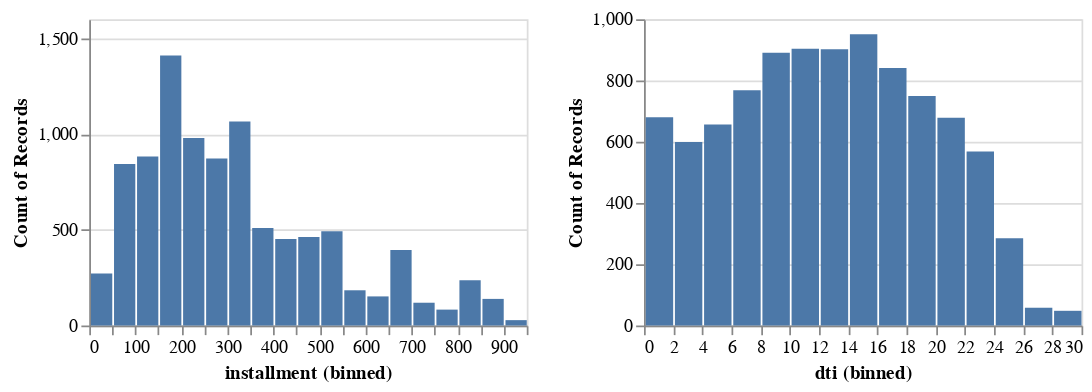

The notebook cell saved with this chart:
### Code cell
#Data distribution of selected loan features
numeric_cols_hists = alt.Chart(p2ploan_df).mark_bar().encode(
    alt.X(alt.repeat(), type='quantitative', bin=alt.Bin(maxbins=20)),  
    y='count()'
).properties(
    width=250,
    height=175
).repeat(
    ['installment', 'dti'],  
    columns=3
)

numeric_cols_hists

### Figure 1 — Vega specification as saved in the notebook (floating-point values rounded to 4 significant figures)
{"$schema": "https://vega.github.io/schema/vega/v5.json", "data": [{"name": "source_0"}, {"name": "data_0", "values": [{"__count": 749, "bin_maxbins_20_dti": 18.0, "bin_maxbins_20_dti_end": 20.0}, {"__count": 951, "bin_maxbins_20_dti": 14.0, "bin_maxbins_20_dti_end": 16.0}, {"__count": 904, "bin_maxbins_20_dti": 10.0, "bin_maxbins_20_dti_end": 12.0}, {"__count": 891, "bin_maxbins_20_dti": 8.0, "bin_maxbins_20_dti_end": 10.0}, {"__count": 841, "bin_maxbins_20_dti": 16.0, "bin_maxbins_20_dti_end": 18.0}, {"__count": 656, "bin_maxbins_20_dti": 4.0, "bin_maxbins_20_dti_end": 6.0}, {"__count": 568, "bin_maxbins_20_dti": 22.0, "bin_maxbins_20_dti_end": 24.0}, {"__count": 768, "bin_maxbins_20_dti": 6.0, "bin_maxbins_20_dti_end": 8.0}, {"__count": 902, "bin_maxbins_20_dti": 12.0, "bin_maxbins_20_dti_end": 14.0}, {"__count": 599, "bin_maxbins_20_dti": 2.0, "bin_maxbins_20_dti_end": 4.0}, {"__count": 680, "bin_maxbins_20_dti": 0.0, "bin_maxbins_20_dti_end": 2.0}, {"__count": 678, "bin_maxbins_20_dti": 20.0, "bin_maxbins_20_dti_end": 22.0}, {"__count": 285, "bin_maxbins_20_dti": 24.0, "bin_maxbins_20_dti_end": 26.0}, {"__count": 48, "bin_maxbins_20_dti": 28.0, "bin_maxbins_20_dti_end": 30.0}, {"__count": 58, "bin_maxbins_20_dti": 26.0, "bin_maxbins_20_dti_end": 28.0}]}, {"name": "data_1", "values": [{"__count": 236, "bin_maxbins_20_installment": 800.0, "bin_maxbins_20_installment_end": 850.0}, {"__count": 980, "bin_maxbins_20_installment": 200.0, "bin_maxbins_20_installment_end": 250.0}, {"__count": 510, "bin_maxbins_20_installment": 350.0, "bin_maxbins_20_installment_end": 400.0}, {"__count": 1410, "bin_maxbins_20_installment": 150.0, "bin_maxbins_20_installment_end": 200.0}, {"__count": 883, "bin_maxbins_20_installment": 100.0, "bin_maxbins_20_installment_end": 150.0}, {"__count": 844, "bin_maxbins_20_installment": 50.0, "bin_maxbins_20_installment_end": 100.0}, {"__count": 872, "bin_maxbins_20_installment": 250.0, "bin_maxbins_20_installment_end": 300.0}, {"__count": 1066, "bin_maxbins_20_installment": 300.0, "bin_maxbins_20_installment_end": 350.0}, {"__count": 462, "bin_maxbins_20_installment": 450.0, "bin_maxbins_20_installment_end": 500.0}, {"__count": 184, "bin_maxbins_20_installment": 550.0, "bin_maxbins_20_installment_end": 600.0}, {"__count": 272, "bin_maxbins_20_installment": 0.0, "bin_maxbins_20_installment_end": 50.0}, {"__count": 394, "bin_maxbins_20_installment": 650.0, "bin_maxbins_20_installment_end": 700.0}, {"__count": 452, "bin_maxbins_20_installment": 400.0, "bin_maxbins_20_installment_end": 450.0}, {"__count": 492, "bin_maxbins_20_installment": 500.0, "bin_maxbins_20_installment_end": 550.0}, {"__count": 152, "bin_maxbins_20_installment": 600.0, "bin_maxbins_20_installment_end": 650.0}, {"__count": 83, "bin_maxbins_20_installment": 750.0, "bin_maxbins_20_installment_end": 800.0}, {"__count": 139, "bin_maxbins_20_installment": 850.0, "bin_maxbins_20_installment_end": 900.0}, {"__count": 119, "bin_maxbins_20_installment": 700.0, "bin_maxbins_20_installment_end": 750.0}, {"__count": 28, "bin_maxbins_20_installment": 900.0, "bin_maxbins_20_installment_end": 950.0}]}, {"name": "data_1_child__installment_y_domain___count", "values": [{"min": 28, "max": 1410}]}, {"name": "data_0_child__dti_y_domain___count", "values": [{"min": 48, "max": 951}]}], "signals": [{"name": "child__dti_bin_maxbins_20_dti_bins", "value": {"fields": ["dti"], "fname": "bin_dti", "start": 0.0, "step": 2.0, "stop": 30.0}}, {"name": "child__installment_bin_maxbins_20_installment_bins", "value": {"fields": ["installment"], "fname": "bin_installment", "start": 0.0, "step": 50.0, "stop": 950.0}}, {"name": "childWidth", "value": 250}, {"name": "childHeight", "value": 175}], "marks": [{"type": "group", "name": "child__installment_group", "encode": {"update": {"width": {"signal": "childWidth"}, "height": {"signal": "childHeight"}}}, "marks": [{"type": "rect", "name": "child__installment_marks", "from": {"data": "data_1"}, "encode": {"update": {"fill": {"value": "#4c78a8"}, "y": {"field": "__count", "scale": "child__installment_y"}, "x2": {"field": "bin_maxbins_20_installment", "scale": "child__installment_x", "offset": {"signal": "0.5 + (abs(scale(\"child__installment_x\", datum[\"bin_maxbins_20_installment_end\"]) - scale(\"child__installment_x\", datum[\"bin_maxbins_20_installment\"])) < 0.25 ? -0.5 * (0.25 - (abs(scale(\"child__installment_x\", datum[\"bin_maxbins_20_installment_end\"]) - scale(\"child__installment_x\", datum[\"bin_maxbins_20_installment\"])))) : 0.5)"}}, "y2": {"value": 0, "scale": "child__installment_y"}, "x": {"field": "bin_maxbins_20_installment_end", "scale": "child__installment_x", "offset": {"signal": "0.5 + (abs(scale(\"child__installment_x\", datum[\"bin_maxbins_20_installment_end\"]) - scale(\"child__installment_x\", datum[\"bin_maxbins_20_installment\"])) < 0.25 ? 0.5 * (0.25 - (abs(scale(\"child__installment_x\", datum[\"bin_maxbins_20_installment_end\"]) - scale(\"child__installment_x\", datum[\"bin_maxbins_20_installment\"])))) : -0.5)"}}}}, "style": ["bar"]}], "axes": [{"scale": "child__installment_y", "grid": true, "ticks": false, "gridScale": "child__installment_x", "zindex": 0, "orient": "left", "maxExtent": 0, "tickCount": {"signal": "ceil(childHeight/40)"}, "labels": false, "domain": false, "minExtent": 0, "aria": false}, {"scale": "child__installment_x", "labelFlush": true, "labelOverlap": true, "title": "installment (binned)", "tickCount": {"signal": "ceil(childWidth/10)"}, "orient": "bottom", "zindex": 0, "grid": false}, {"scale": "child__installment_y", "zindex": 0, "grid": false, "orient": "left", "labelOverlap": true, "title": "Count of Records", "tickCount": {"signal": "ceil(childHeight/40)"}}], "style": "cell"}, {"type": "group", "name": "child__dti_group", "encode": {"update": {"width": {"signal": "childWidth"}, "height": {"signal": "childHeight"}}}, "marks": [{"type": "rect", "name": "child__dti_marks", "from": {"data": "data_0"}, "encode": {"update": {"x2": {"field": "bin_maxbins_20_dti", "scale": "child__dti_x", "offset": {"signal": "0.5 + (abs(scale(\"child__dti_x\", datum[\"bin_maxbins_20_dti_end\"]) - scale(\"child__dti_x\", datum[\"bin_maxbins_20_dti\"])) < 0.25 ? -0.5 * (0.25 - (abs(scale(\"child__dti_x\", datum[\"bin_maxbins_20_dti_end\"]) - scale(\"child__dti_x\", datum[\"bin_maxbins_20_dti\"])))) : 0.5)"}}, "x": {"field": "bin_maxbins_20_dti_end", "scale": "child__dti_x", "offset": {"signal": "0.5 + (abs(scale(\"child__dti_x\", datum[\"bin_maxbins_20_dti_end\"]) - scale(\"child__dti_x\", datum[\"bin_maxbins_20_dti\"])) < 0.25 ? 0.5 * (0.25 - (abs(scale(\"child__dti_x\", datum[\"bin_maxbins_20_dti_end\"]) - scale(\"child__dti_x\", datum[\"bin_maxbins_20_dti\"])))) : -0.5)"}}, "y": {"field": "__count", "scale": "child__dti_y"}, "y2": {"value": 0, "scale": "child__dti_y"}, "fill": {"value": "#4c78a8"}}}, "style": ["bar"]}], "axes": [{"scale": "child__dti_y", "labels": false, "domain": false, "orient": "left", "gridScale": "child__dti_x", "aria": false, "maxExtent": 0, "grid": true, "tickCount": {"signal": "ceil(childHeight/40)"}, "minExtent": 0, "zindex": 0, "ticks": false}, {"scale": "child__dti_x", "zindex": 0, "grid": false, "tickCount": {"signal": "ceil(childWidth/10)"}, "title": "dti (binned)", "orient": "bottom", "labelFlush": true, "labelOverlap": true}, {"scale": "child__dti_y", "orient": "left", "labelOverlap": true, "tickCount": {"signal": "ceil(childHeight/40)"}, "grid": false, "zindex": 0, "title": "Count of Records"}], "style": "cell"}], "scales": [{"name": "child__installment_x", "type": "linear", "domain": {"signal": "[child__installment_bin_maxbins_20_installment_bins.start, child__installment_bin_maxbins_20_installment_bins.stop]"}, "range": [0, {"signal": "childWidth"}], "bins": {"signal": "child__installment_bin_maxbins_20_installment_bins"}, "zero": false}, {"name": "child__installment_y", "type": "linear", "domain": [{"signal": "(data(\"data_1_child__installment_y_domain___count\")[0] || {}).min"}, {"signal": "(data(\"data_1_child__installment_y_domain___count\")[0] || {}).max"}], "range": [{"signal": "childHeight"}, 0], "zero": true, "nice": true}, {"name": "child__dti_x", "type": "linear", "domain": {"signal": "[child__dti_bin_maxbins_20_dti_bins.start, child__dti_bin_maxbins_20_dti_bins.stop]"}, "range": [0, {"signal": "childWidth"}], "bins": {"signal": "child__dti_bin_maxbins_20_dti_bins"}, "zero": false}, {"name": "child__dti_y", "type": "linear", "domain": [{"signal": "(data(\"data_0_child__dti_y_domain___count\")[0] || {}).min"}, {"signal": "(data(\"data_0_child__dti_y_domain___count\")[0] || {}).max"}], "range": [{"signal": "childHeight"}, 0], "zero": true, "nice": true}], "padding": 5, "background": "white", "layout": {"padding": 20, "columns": 3, "bounds": "full", "align": "all"}}
